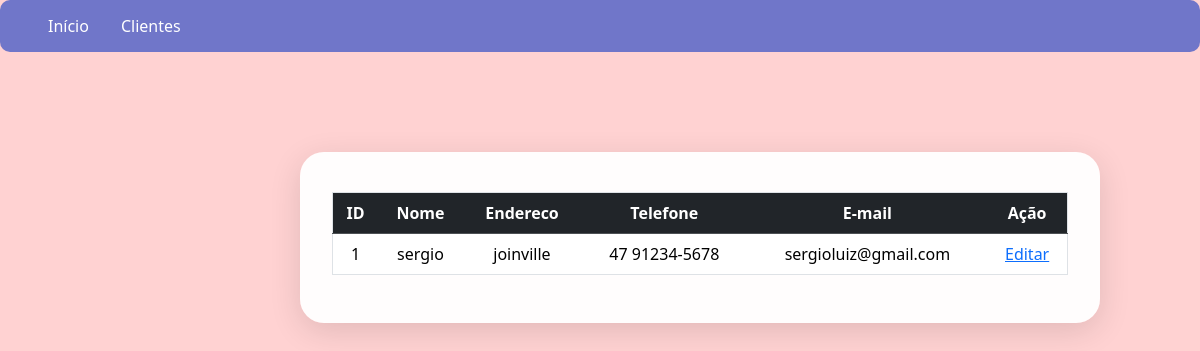
The page /conexao_banco/DropDown_PDO/pesquisarCliente.php?busca=1 on the database its author committed.
### tables this page shows
CREATE TABLE `cliente` (
  `id_cliente` int(11) NOT NULL,
  `nome` varchar(50) NOT NULL,
  `endereco` varchar(80) NOT NULL,
  `telefone` varchar(20) NOT NULL,
  `email` varchar(50) NOT NULL
);

### conexao_banco/DropDown_PDO/pesquisarCliente.php (the view, shortened to what this page needs)
<!DOCTYPE html>
<html lang="en">
<head>
    <link rel="stylesheet" type="text/css" href="estilo.css" media="all" />
    <link href="https://cdn.jsdelivr.net/npm/bootstrap@5.3.7/dist/css/bootstrap.min.css" rel="stylesheet">
<body>
    <ul>
        <li><a href="index.html"> Início </a></li>
        <li class="dropdown">
            <a href="javascript:void(0)" class="dropbtn"> Clientes </a>
        </li>
      </ul>
    </body>
<?php
    $conexao = conectarBanco();
    $busca = $_GET['busca'] ?? '';
        ?>
        <?php
    if (is_numeric($busca)) {
        $stmt = $conexao->prepare("SELECT id_cliente, nome, endereco, telefone, email FROM cliente where id_cliente = :id");
        $stmt->bindParam(":id", $busca, PDO::PARAM_INT);
    } else {
        $stmt = $conexao->prepare("SELECT id_cliente, nome, endereco, telefone, email FROM cliente WHERE nome LIKE :nome");
        $buscaNome = "%$busca%";
        $stmt->bindParam(":nome", $buscaNome, PDO::PARAM_STR);
    }
    $stmt->execute();
    $clientes = $stmt->fetchAll();
?>
<div class="container">
<table class="table" border="1">
    <tr class="table-dark">
        <th>ID</th>
        <th>Nome</th>
        <th>Endereco</th>
        <th>Telefone</th>
        <th>E-mail</th>
        <th>Ação</th>
    </tr>
</div>
    <?php foreach ($clientes as $cliente): ?>
        <tr>
            <td><?= htmlspecialchars($cliente['id_cliente']) ?> </td>
            <td><?= htmlspecialchars($cliente['nome']) ?> </td>
            <td><?= htmlspecialchars($cliente['endereco']) ?> </td>
            <td><?= htmlspecialchars($cliente['telefone']) ?> </td>
            <td><?= htmlspecialchars($cliente['email']) ?> </td>
            <td>
                <a href="atualizarCliente.php?id=<?=$cliente['id_cliente']?>">Editar</a>
                </td>
        </tr>
    <?php endforeach; ?>

### conexao_banco/DropDown_PDO/estilo.css (style rules this page uses)
body { background-color: #fbf0ff; font-family: Verdana, Geneva, Tahoma, sans-serif; font-size: 14px; }
table { background-color: #87ceeb; border-radius: 15px; padding: 8px 15px; }
th, td, tr { text-align: center; }
ul { list-style-type: none; margin: 0px; padding: 0px; overflow: hidden; background-color: #7076c9; border-radius: 10px; }
li { float: left; }
li a, .dropbtn { display: inline-block; color: white; text-align: center; padding: 14px 16px; text-decoration: none; }

### conexao_banco/DropDown_PDO/pesquisarCliente.php (style rules this page uses)
body { background-color: rgb(255, 210, 210);; }
.container { background: rgba(255,255,255,0.95); border-radius: 24px; box-shadow: 0 8px 32px rgba(0,0,0,0.12); padding: 40px 32px 32px 32px; display: flex; flex-direction: column; align-items: center; min-width: 320px; max-width: 800px; width: 100%; margin-left: 300px; margin-top: 100px; }

### rows shown on the page
cliente: id_cliente "1", nome "sergio", endereco "joinville", telefone "47 91234-5678", email "sergioluiz@gmail.com"
